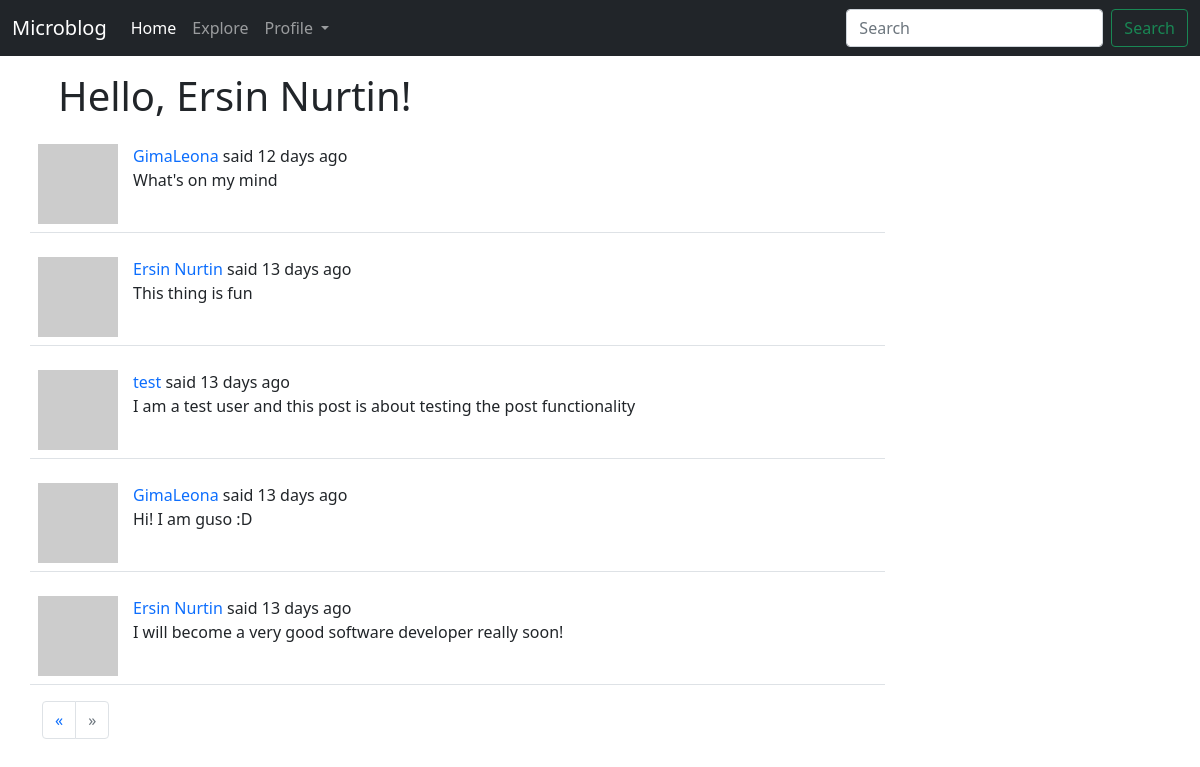
Screenshot of /explore?page=2 (signed in) with the database file from the repository.
### app/models.py (models this page shows, shortened)
class User(UserMixin, db.Model):
	id = db.Column(db.Integer, primary_key=True)
	username = db.Column(db.String(64), index=True, unique=True)
	email = db.Column(db.String(120), index=True, unique=True)
	password_hash = db.Column(db.String(128))
	about_me = db.Column(db.String(140))
	last_seen = db.Column(db.DateTime, default=datetime.utcnow())
	posts = db.relationship('Post', backref='author', lazy='dynamic')
	followed = db.relationship(
		'User', secondary=followers,
		primaryjoin=(followers.c.follower_id == id),
		secondaryjoin=(followers.c.followed_id == id),
		backref=db.backref('followers', lazy='dynamic'), lazy='dynamic')
	def avatar(self, size):
		digest = md5(self.email.lower().encode('utf-8')).hexdigest()
		return f"https://www.gravatar.com/avatar/{digest}?d=identicon&s={size}"

class SearchableMixin:
	@classmethod
	def before_commit(cls, session):
		session._changes = {
			'add': list(session.new),
			'update': list(session.dirty),
			'delete': list(session.deleted)
		}
	@classmethod
	def after_commit(cls, session):
		for obj in session._changes['add']:
			if isinstance(obj, SearchableMixin):
				add_to_index(obj.__tablename__, obj)
		for obj in session._changes['update']:
			if isinstance(obj, SearchableMixin):
				add_to_index(obj.__tablename__, obj)
		for obj in session._changes['delete']:
			if isinstance(obj, SearchableMixin):
				remove_from_index(obj.__tablename__, obj)
		session._changes = None

class Post(SearchableMixin, db.Model):
	__searchable__ = ['body']
	id = db.Column(db.Integer, primary_key=True)
	body = db.Column(db.String(140))
	timestamp = db.Column(db.DateTime, index=True, default=datetime.utcnow)
	user_id = db.Column(db.Integer, db.ForeignKey('user.id'))
	language = db.Column(db.String(5))

### app/main/routes.py (the view)
@bp.route('/explore')
@login_required
def explore():
	page = request.args.get('page', 1, type=int)
	posts = Post.query.order_by(Post.timestamp.desc()).paginate(
		page=page, per_page=current_app.config['POSTS_PER_PAGE'], error_out=False)
	next_url = url_for('main.explore', page=posts.next_num) if posts.has_next else None
	prev_url = url_for('main.explore', page=posts.prev_num) if posts.has_prev else None
	return render_template('index.html', posts=posts.items,
	                       next_url=next_url, prev_url=prev_url, page=page)

### app/main/forms.py
class SearchForm(FlaskForm):
	q = StringField(_l('Search'), validators=[DataRequired()])
	s = SubmitField(_l('Search'))
	def __init__(self, *args, **kwargs):
		if 'formdata' not in kwargs:
			kwargs['formdata'] = request.args
		if 'meta' not in kwargs:
			kwargs['meta'] = {'csrf': False}
		super(SearchForm, self).__init__(*args, **kwargs)

### app/__init__.py (called while the page is built)
def get_locale():
	user = getattr(g, 'user', None)
	if user is not None:
		return user.locale
	return request.accept_languages.best_match(current_app.config['LANGUAGES'])

### app/main/routes.py (called while the page is built)
@bp.before_app_request
def before_request():
	if current_user.is_authenticated:
		current_user.last_seen = datetime.utcnow()
		db.session.commit()
		g.search_form = SearchForm()
	g.locale = str(get_locale())

### app/models.py (called while the page is built)
@login.user_loader
def load_user(user_id):
	return User.query.get(int(user_id))

### app/templates/index.html (shortened to what this page needs)
{% extends "layout.html" %}
{% block content %}
  <div class="container">
    <h1 class="mb-3 m-3">{{ _('Hello, %(username)s!', username=current_user.username) }}</h1>
  </div>
    {% for post in posts %}
        {% include '_post.html' %}
    {% endfor %}
  <div class="container">
    <nav>
      <ul class="pagination">
        <li class="page-item previous{% if not prev_url %} disabled{% endif %}">
          <a class="page-link" href="{{ prev_url or '#' }}" aria-label="Previous">
            <span aria-hidden="true">&laquo;</span>
          </a>
        </li>
        <li class="page-item next{% if not next_url %} disabled{% endif %}">
          <a class="page-link" href="{{ next_url or '#' }}" aria-label="Next">
            <span aria-hidden="true">&raquo;</span>
          </a>
        </li>
      </ul>
    </nav>
  </div>
{% endblock content %}

### app/templates/_post.html (shortened to what this page needs)
<div class="container">
    <table class="table table-hover">
      <tr class="row">
        <td class="col-1"><a href="{{ url_for('main.user', username=post.author.username) }}"><img src=" {{ post.author.avatar(70) }}" alt="user image"/></a>
        <td class="col-8">
          {{ _('%(username)s said %(when)s', username=user_link, when=moment(post.timestamp).fromNow()) }}
          <br>
          <p class="text-body"><span id="post{{ post.id }}">{{ post.body }}</span></p>
        </td>
      </tr>
    </table>
</div>

### rows the page displays
Post: body "What's on my mind"
Post: body "This thing is fun"
Post: body "I am a test user and this post is about testing the post functionality"
Post: body "Hi! I am guso :D"
Post: body "I will become a very good software developer really soon!"
